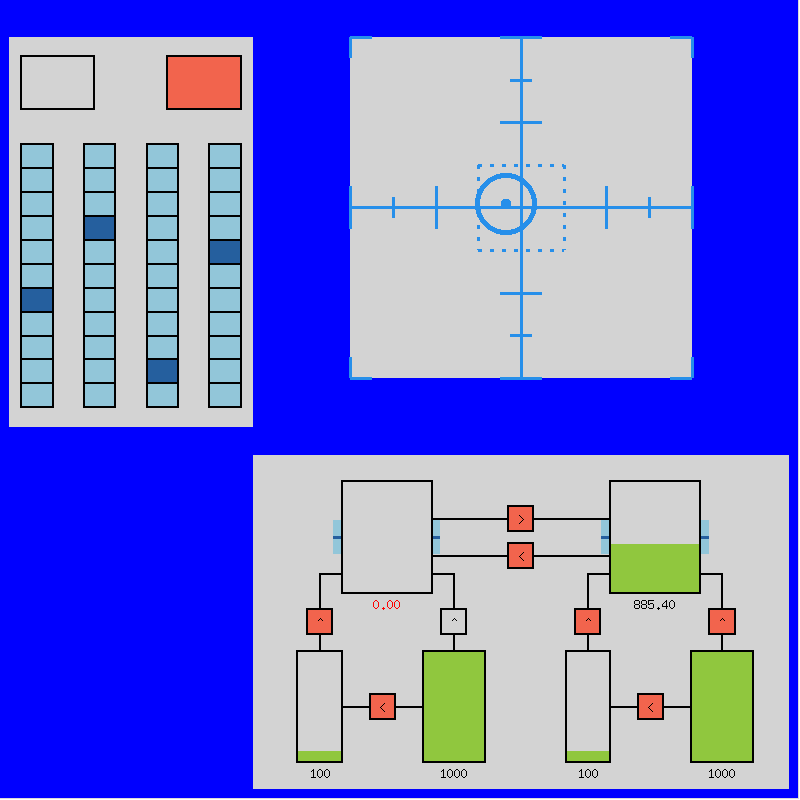
#> input picture images/background.png, 800 x 800 px
$ jupyter execute --allow-errors analyse_eyetracking.ipynb
#> lines starting #> are read from the running program, lines starting #| are printed output that depends on the picture
[cell 1]
#%matplotlib notebook
from pprint import pprint
from utils import create_datasets, LineData
import matplotlib.pyplot as plt
import matplotlib.image as mpimg
from types import SimpleNamespace
plt.style.use('default')
from cycler import cycler
color_cycle = cycler(color=['#e6194B', '#3cb44b', '#ffe119', '#4363d8', '#f58231', '#911eb4', '#42d4f4', '#f032e6', '#bfef45', '#fabed4', '#469990', '#dcbeff', '#9A6324', '#fffac8', '#800000', '#aaffc3', '#808000', '#ffd8b1', '#000075', '#a9a9a9', '#ffffff', '#000000'])
plt.rcParams['axes.prop_cycle'] = color_cycle
from datetime import datetime
import numpy as np
import itertools

EYETRACKER_NAME = "EyeTracker:0"
EYETRACKERSTUB_NAME = "EyeTrackerStub"

TARGET_NAME = "Target:0"
WINDOW_SIZE = (800,800)
TRACKING_WINDOW_PROPERTIES = {'position': np.array((351.25, 37.85)), 'size': np.array((341.25, 341.25))}

img = mpimg.imread('./images/background.png') # background image
#> img is the input picture: shape (800, 800, 4) float32; mean R, G, B, A 0.462, 0.475, 0.846, 0.998

#> (a cell that did not finish here is left out)

[cell 3]
# computes the failure statistics for the system monitoring task


def create_subplots(nrows=2, ncols=4):
#> called with nrows = 2, ncols = 4
    fig, axs = plt.subplots(nrows=nrows, ncols=ncols, figsize=(12,1),
                            gridspec_kw={'width_ratios':[1,1,1,1], 'height_ratios':[1,1],
                                         'wspace':1/40, 'hspace':0.2})
    for ax in axs.ravel():
        ax.set_xticklabels([])
        ax.set_yticklabels([])
        ax.tick_params(axis='both', which='both', bottom=False, top=False, left=False, right=False)
    return fig, axs


fig, axs = create_subplots(nrows=2, ncols=4)
#> (the rest of this cell did not finish here and is left out)

[cell 4]
# plot target data
# [50 lines left out: functions data_tracking_task, plot_tracking_task, create_subplots, not called in this run]

L2_THRESHOLD = 50 # default for the icua agents

#> (the rest of this cell did not finish here and is left out)

#> (a cell that did not finish here is left out)

#> (a cell that did not finish here is left out)

[cell 7]
import matplotlib.pyplot as plt
import matplotlib.image as mpimg

# Load the image using imread()
img = mpimg.imread('./data/background.png')

plt.figure()
# Display the image using imshow()
plt.imshow(img)
plt.show()

[cell 8]
import matplotlib.pyplot as plt
import numpy as np

# Sample data
x = np.linspace(0, 10, 100)
y = np.sin(x)

# Create the plot
fig, ax = plt.subplots()

# Plot the data
ax.plot(x, y)

# Set limits and ticks for the y-axis
ax.set_ylim(-1.2, 1.2)
ax.set_yticks(np.arange(-1, 1.1, 0.5))

# Draw the filled box outside the y-axis
box_coordinates = np.array([[-2, -10], [-2, 1.2], [0, 1.2], [0, -1.2]])
ax.fill_betweenx(box_coordinates[:, 1], box_coordinates[:, 0], color='lightgray')
print(box_coordinates[:,1])
# Display the plot
plt.show()
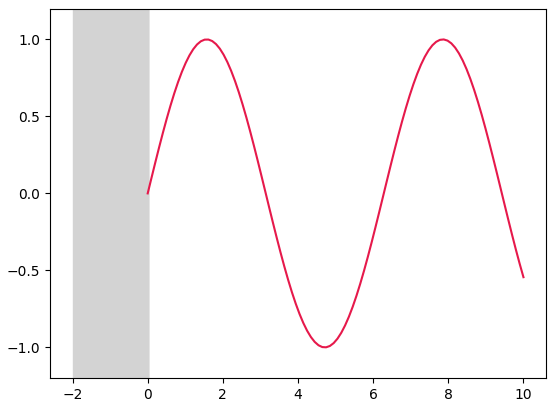
#> figure drawn by matplotlib, 1 panel; curve peaks at x = 7.88, y = 1

[cell 9]
import matplotlib.pyplot as plt
import numpy as np

# Sample data
x = np.linspace(0, 10, 100)
y = np.sin(x)

# Create the plot
fig, ax = plt.subplots()

# Plot the data
ax.plot(x, y)

# Draw the filled box outside the plot axis below the x-axis
box_coordinates = np.array([[x.min(), ax.get_ylim()[0]], [x.min(), ax.get_ylim()[0]-0.2],
                            [x.max(), ax.get_ylim()[0]-0.2], [x.max(), ax.get_ylim()[0]]])
ax.fill_between(box_coordinates[:, 0], box_coordinates[:, 1], color='lightgray', zorder=-1)

# Display the plot
plt.show()
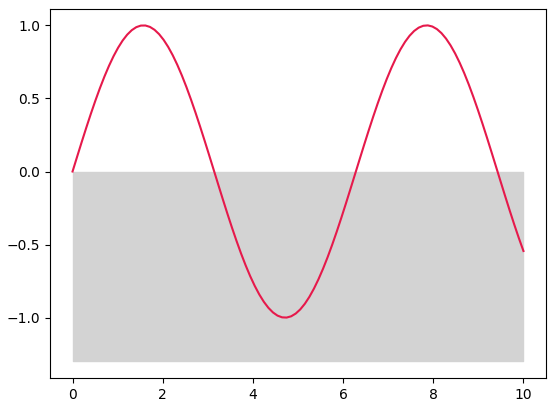
#> figure drawn by matplotlib, 1 panel; curve peaks at x = 7.88, y = 1

[cell 10]
x = np.array([0,0,0,1,1,1,1,0,0,1,0,1,0,1,1,1,1,0])
y = np.pad(np.logical_xor(x[:-1], x[1:]), (1,0)).astype(int)

yi = np.arange(y.shape[0])[y.astype(bool)]

print(x)
print(y)
print(yi)
print(yi.reshape(yi.shape[0]//2,2))

[cell 11]
def compute_time_in_failure(fail, timestamps, starttime, finishtime):
    fail = np.pad(fail.astype(np.uint8), (1,1)) # pad with zeros either side (ensures even index cardinality)
    timestamps = np.pad(timestamps, (1,1))      # pad with start/end time
    timestamps[0] = starttime
    timestamps[-1] = finishtime
    y = np.pad(np.logical_xor(fail[:-1], fail[1:]), (1,0))
    yi = np.arange(y.shape[0])[y]
    ts = timestamps[yi].reshape(-1,2)
    df = ts[:,1] - ts[:,0]
    return ts, df.sum() / (finishtime - starttime) # failure intervals, proportion of failure


x = np.array([0,0,1,1,0])
z = np.linspace(0,1,x.shape[0])

plt.figure()
plt.plot(z,x)
plt.scatter(z,x)

compute_time_in_failure(x, z, 0.0, 1)
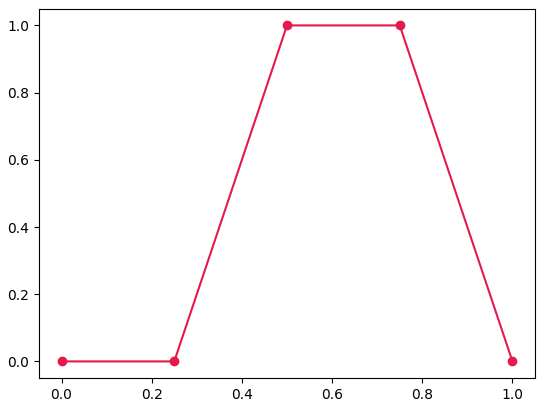
#> figure drawn by matplotlib, 1 panel
